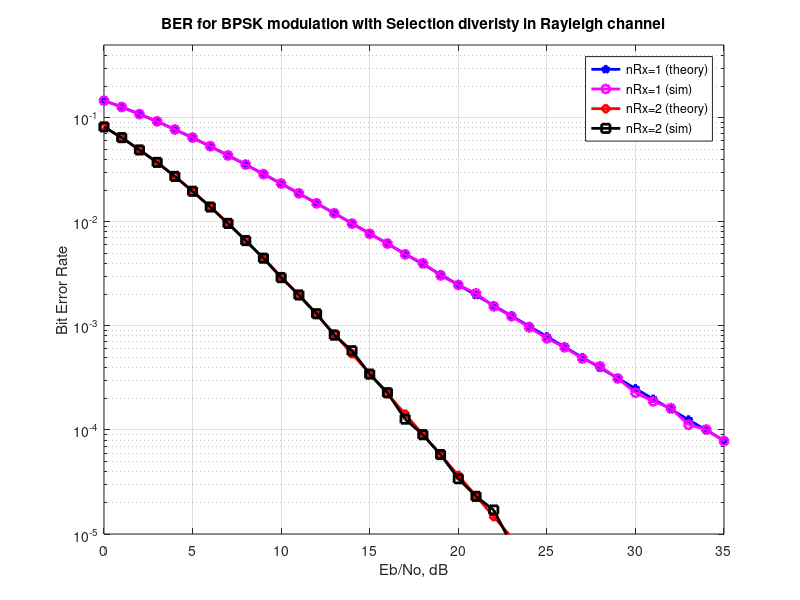

Here is the MATLAB script that generated this plot:
% Script for computing the BER for BPSK modulation in a
% Rayleigh fading channel with selection diversity

clear
N = 10^6; % number of bits or symbols

% Transmitter
ip = rand(1,N)>0.5; % generating 0,1 with equal probability
s = 2*ip-1; % BPSK modulation 0 -> -1; 1 -> 0

nRx = [1 2];
Eb_N0_dB =   [0:35]; % multiple Eb/N0 values

for jj = 1:length(nRx)

    for ii = 1:length(Eb_N0_dB)

        n = 1/sqrt(2)*[randn(nRx(jj),N) + j*randn(nRx(jj),N)]; % white gaussian noise, 0dB variance
        h = 1/sqrt(2)*[randn(nRx(jj),N) + j*randn(nRx(jj),N)]; % Rayleigh channel

        % Channel and noise Noise addition
        sD = kron(ones(nRx(jj),1),s);
        y = h.*sD + 10^(-Eb_N0_dB(ii)/20)*n;


        % finding the power of the channel on all rx chain
        hPower = h.*conj(h);
        
        % finding the maximum power
        [hMaxVal ind] = max(hPower,[],1);
        hMaxValMat = kron(ones(nRx(jj),1),hMaxVal);
        
        % selecting the chain with the maximum power
        ySel = y(hPower==hMaxValMat);
        hSel = h(hPower==hMaxValMat);

        % equalization with the selected rx chain
        yHat = ySel./hSel;
        yHat = reshape(yHat,1,N); % just to get the matrix dimension proper

        % receiver - hard decision decoding
        ipHat = real(yHat)>0;

        % counting the errors
        nErr(jj,ii) = size(find([ip- ipHat]),2);

    end

end
simBer = nErr/N; % simulated ber
EbN0Lin = 10.^(Eb_N0_dB/10);
theoryBer_nRx1 = 0.5.*(1-1*(1+1./EbN0Lin).^(-0.5)); 
theoryBer_nRx2 = 0.5.*(1-2*(1+1./EbN0Lin).^(-0.5) +   (1+2./EbN0Lin).^(-0.5));

% plot
close all
figure

semilogy(Eb_N0_dB,theoryBer_nRx1,'bp-','LineWidth',2);
hold on
semilogy(Eb_N0_dB,simBer(1,:),'mo-','LineWidth',2);
semilogy(Eb_N0_dB,theoryBer_nRx2,'rd-','LineWidth',2);
semilogy(Eb_N0_dB,simBer(2,:),'ks-','LineWidth',2);
axis([0 35 10^-5 0.5])
grid on
legend('nRx=1 (theory)', 'nRx=1 (sim)', 'nRx=2 (theory)', 'nRx=2 (sim)');
xlabel('Eb/No, dB');
ylabel('Bit Error Rate');
title('BER for BPSK modulation with Selection diveristy in Rayleigh channel');